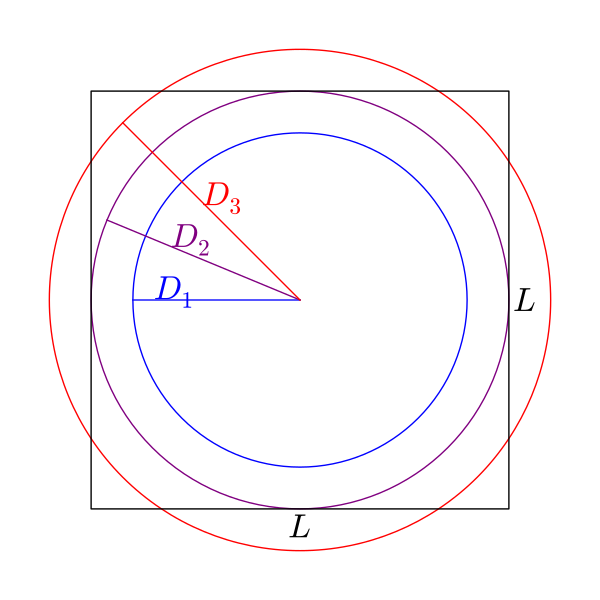

Write Python code to recreate this figure.
import numpy as np
import matplotlib.pyplot as plt
from matplotlib.patches import Circle, Rectangle, Arc
from matplotlib.lines import Line2D                        


fig = plt.figure(figsize=(6,6), frameon=False)


r = Rectangle((-1, -1), width=2, height=2, fill=False, edgecolor='black', linewidth=1, zorder=10)
c1 = Circle((0, 0), radius=1, facecolor='none', edgecolor='purple', linewidth=1, zorder=2)
c2 = Circle((0, 0), radius=1.2, facecolor='none', edgecolor='red', linewidth=1, zorder=2)
c3 = Circle((0, 0), radius=0.8, facecolor='none', edgecolor='blue', linewidth=1, zorder=2)
l1 = Line2D([-0.8,0], [0,0], color='blue', linewidth=1, zorder=3)
l2 = Line2D([-np.cos(np.pi / 8.), 0], [np.sin(np.pi / 8.),0], color='purple', linewidth=1, zorder=3)
l3 = Line2D([-1.2*np.cos(np.pi / 4.), 0], [1.2*np.sin(np.pi / 4.),0], color='red', linewidth=1, zorder=3)

x = 1; y = np.tan(np.arccos(1/1.2))

l4 = Line2D([0, x], [0, y], color='black', linestyle='--', linewidth=1, zorder=3)
l5 = Line2D([0, y], [0, x], color='black', linestyle='--', linewidth=1, zorder=3)

theta1 = np.arccos(1/1.2)*360/(2*np.pi)
theta2 = 90 - theta1
a1 = Arc(xy=(0, 0), width=2.35, height=2.35, theta1=theta1, theta2=theta2, angle=0, facecolor='none', edgecolor='black', linestyle='dashed', linewidth=1, zorder=3)


ax = plt.gca()
ax.set_axis_off()
ax.add_patch(r)
ax.add_patch(c1)
ax.add_patch(c2)
ax.add_patch(c3)
ax.add_line(l1)
ax.add_line(l2)
ax.add_line(l3)
#ax.add_line(l4)
#ax.add_line(l5)
#ax.add_patch(a1)

ax.text(-.7, .0, '$D_1$', fontsize=24, color='blue')
ax.text(-.62, .25, '$D_2$', fontsize=24, color='purple')
ax.text(-.47, .45, '$D_3$', fontsize=24, color='red')
ax.text(0, -1.14, '$L$', fontsize=24, color='black', horizontalalignment='center')
ax.text(1.02, 0, '$L$', fontsize=24, color='black', verticalalignment='center')


plt.ylim(-1.35, 1.35)
plt.xlim(-1.35, 1.35)

ax.get_xaxis().set_visible(False)
ax.get_yaxis().set_visible(False)
plt.tight_layout()


filename_base = __file__.split('.')[0]
plt.savefig(filename_base + '.pdf', bbox_inces='tight', pad_inches=0)
plt.show(block=True)
